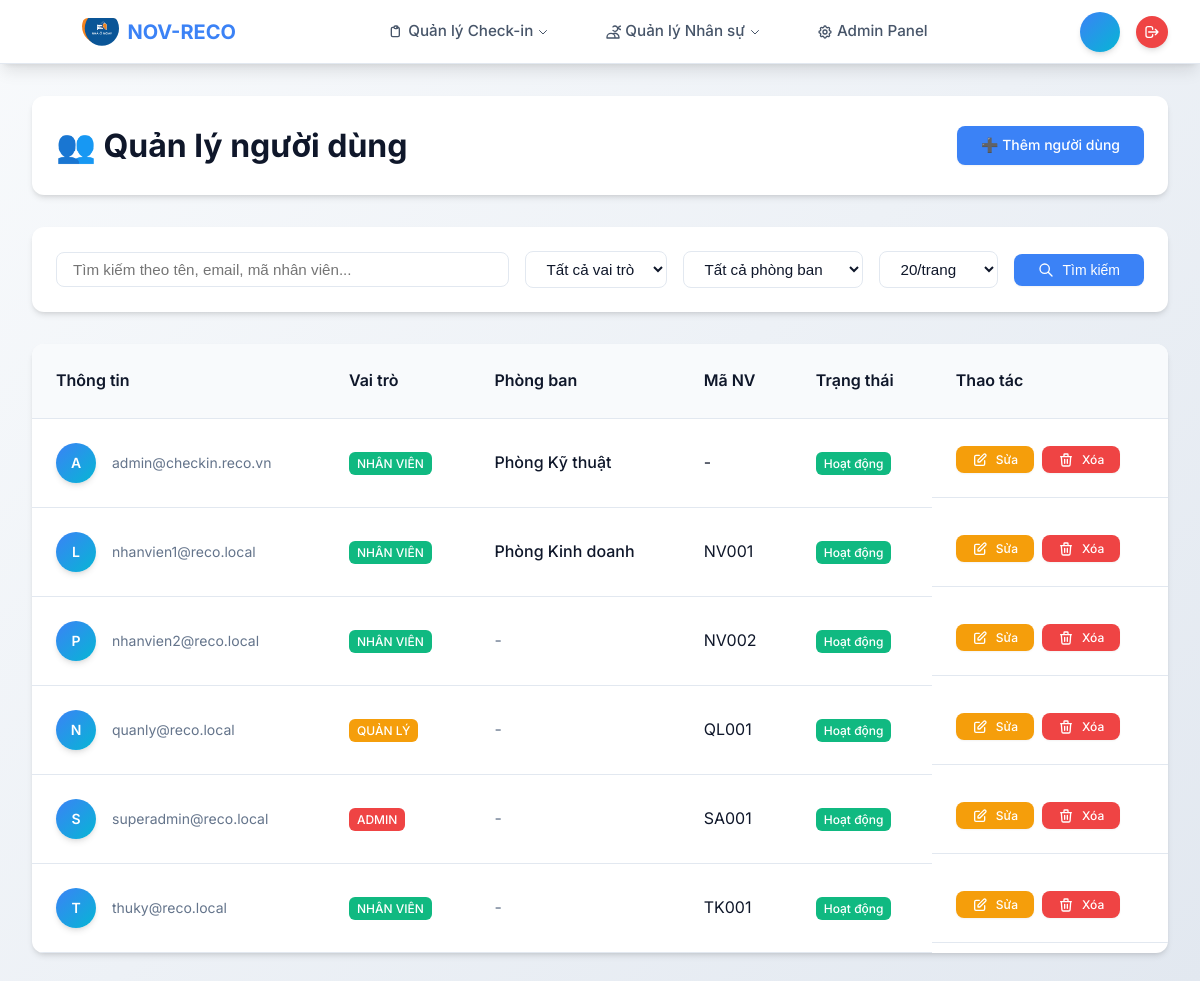
Screenshot of /users/ (signed in) with the database file from the repository.
### users/models.py (models this page shows, shortened)
class User(AbstractUser):
    role = models.CharField(
        max_length=20,
        choices=UserRole.choices,
        default=UserRole.EMPLOYEE,
        help_text="Vai trò của người dùng trong hệ thống",
    )
    phone = models.CharField(
        max_length=15, blank=True, help_text="Số điện thoại"
    )
    department = models.ForeignKey(
        Department,
        on_delete=models.SET_NULL,
        null=True,
        blank=True,
        related_name='employees',
        help_text="Phòng ban"
    )
    employee_id = models.CharField(
        max_length=20, blank=True, unique=True, help_text="Mã nhân viên"
    )
    def is_admin(self):
        return self.role == UserRole.ADMIN or self.is_superuser
    @property
    def is_admin_user(self):
        return self.is_admin()
    def get_display_name(self):
        return self.get_full_name() or self.username or self.email
    class Meta:
        verbose_name = "Người dùng"
        verbose_name_plural = "Người dùng"

class Department(models.Model):
    name = models.CharField(
        max_length=100,
        unique=True,
        help_text="Tên phòng ban"
    )
    description = models.TextField(
        blank=True,
        help_text="Mô tả phòng ban"
    )
    manager = models.ForeignKey(
        'User',
        on_delete=models.SET_NULL,
        null=True,
        blank=True,
        related_name='managed_departments',
        help_text="Trưởng phòng ban"
    )
    created_at = models.DateTimeField(auto_now_add=True)
    updated_at = models.DateTimeField(auto_now=True)
    class Meta:
        verbose_name = "Phòng ban"
        verbose_name_plural = "Phòng ban"
        ordering = ['name']

### users/views.py (the view, shortened to what this page needs)
# urls.py: path("", views.user_list_view, name="user_list"),
@admin_required
def user_list_view(request):
    search_query = request.GET.get("search", "")
    role_filter = request.GET.get("role", "")
    department_filter = request.GET.get("department", "")
    users = User.objects.all().select_related('department').order_by('username')
    if role_filter:
        users = users.filter(role=role_filter)
    if department_filter:
        users = users.filter(department_id=department_filter)
    page_size = request.GET.get("page_size", "20")
    try:
        page_size = int(page_size)
        if page_size not in [10, 20, 50, 100]:
            page_size = 20
    except (ValueError, TypeError):
        page_size = 20
    paginator = Paginator(users, page_size)
    page_number = request.GET.get("page")
    page_obj = paginator.get_page(page_number)
    context = {
        "page_obj": page_obj,
        "search_query": search_query,
        "role_filter": role_filter,
        "department_filter": department_filter,
        "page_size": page_size,
        "role_choices": UserRole.choices,
        "departments": Department.objects.all().order_by('name'),
    }
    return render(request, "users/user_list.html", context)

### templates/users/user_list.html (shortened to what this page needs)
{% extends 'base.html' %}
{% load static %}
{% block extra_css %}
<link rel="stylesheet" href="{% static 'css/users.css' %}">
{% endblock %}
{% block content %}
<div class="users-page">
  <div class="page-header">
    <h1>👥 Quản lý người dùng</h1>
    <a href="{% url 'users:user_create' %}" class="btn btn-primary">
      ➕ Thêm người dùng
    </a>
  </div>
  <div class="search-filter-section">
    <form method="GET" class="search-form">
      <div class="search-input-group">
        <input type="text" name="search" value="{{ search_query }}"
               placeholder="Tìm kiếm theo tên, email, mã nhân viên..."
               class="form-control search-input">
        <select name="role" class="form-control role-select">
          <option value="">Tất cả vai trò</option>
        </select>
        <select name="department" class="form-control department-select">
          <option value="">Tất cả phòng ban</option>
        </select>
        <select name="page_size" class="form-control page-size-select">
          <option value="20" {% if page_size == 20 %}selected{% endif %}>20/trang</option>
        </select>
        <button type="submit" class="btn btn-search">
          <svg class="w-4 h-4" fill="none" stroke="currentColor" viewBox="0 0 24 24">
            <path stroke-linecap="round" stroke-linejoin="round" stroke-width="2" d="M21 21l-6-6m2-5a7 7 0 11-14 0 7 7 0 0114 0z"></path>
          </svg>
          Tìm kiếm
        </button>
      </div>
    </form>
  </div>
  <div class="users-table-container desktop-view">
    <table class="users-table">
      <thead>
        <tr>
          <th>Thông tin</th>
          <th>Vai trò</th>
          <th>Phòng ban</th>
          <th>Mã NV</th>
          <th>Trạng thái</th>
          <th>Thao tác</th>
        </tr>
      </thead>
      <tbody>
        {% for user in page_obj %}
        <tr>
          <td class="user-info">
            <div class="user-avatar">
              {{ user.first_name|first|default:user.username|first|upper }}
            </div>
            <div class="user-details">
              <div class="user-email">{{ user.email }}</div>
            </div>
          </td>
          <td>
            <span class="role-badge role-{{ user.role }}">
              {{ user.get_role_display }}
            </span>
          </td>
          <td>
            {% if user.department %}
              <span class="department-name">{{ user.department.name }}</span>
            {% else %}
              <span class="text-muted">-</span>
            {% endif %}
          </td>
          <td>{{ user.employee_id|default:"-" }}</td>
          <td>
            <span class="status-badge {% if user.is_active %}active{% else %}inactive{% endif %}">
              {% if user.is_active %}Hoạt động{% else %}Không hoạt động{% endif %}
            </span>
          </td>
          <td class="actions">
            <a href="{% url 'users:user_update' user.id %}" class="btn btn-sm btn-edit">
              <svg class="w-4 h-4" fill="none" stroke="currentColor" viewBox="0 0 24 24">
                <path stroke-linecap="round" stroke-linejoin="round" stroke-width="2" d="M11 5H6a2 2 0 00-2 2v11a2 2 0 002 2h11a2 2 0 002-2v-5m-1.414-9.414a2 2 0 112.828 2.828L11.828 15H9v-2.828l8.586-8.586z"></path>
              </svg>
              Sửa
            </a>
            <a href="{% url 'users:user_delete' user.id %}" class="btn btn-sm btn-danger">
              <svg class="w-4 h-4" fill="none" stroke="currentColor" viewBox="0 0 24 24">
                <path stroke-linecap="round" stroke-linejoin="round" stroke-width="2" d="M19 7l-.867 12.142A2 2 0 0116.138 21H7.862a2 2 0 01-1.995-1.858L5 7m5 4v6m4-6v6m1-10V4a1 1 0 00-1-1h-4a1 1 0 00-1 1v3M4 7h16"></path>
              </svg>
              Xóa
            </a>
          </td>
        </tr>
        {% endfor %}
      </tbody>
    </table>
  </div>
</div>
{% endblock %}

### static/css/base.css (style rules this page uses)
* { margin: 0; padding: 0; box-sizing: border-box; }
:root { --primary-color: #3b82f6; --primary-hover: #2563eb; --secondary-color: #64748b; --accent-color: #06b6d4; --success-color: #10b981; --warning-color: #f59e0b; --error-color: #ef4444; --bg-primary: #ffffff; --bg-secondary: #f8fafc; --bg-tertiary: #f1f5f9; --text-primary: #0f172a; --text-secondary: #475569; --text-muted: #64748b; --border-color: #e2e8f0; --border-hover: #cbd5e1; --shadow-sm: 0 1px 2px 0 rgb(0 0 0 / 0.05); --shadow-md: 0 4px 6px -1px rgb(0 0 0 / 0.1), 0 2px 4px -2px rgb(0 0 0 / 0.1); --shadow-lg: 0 10px 15px -3px rgb(0 0 0 / 0.1), 0 4px 6px -4px rgb(0 0 0 / 0.1); --shadow-xl: 0 20px 25px -5px rgb(0 0 0 / 0.1), 0 8px 10px -6px rgb(0 0 0 / 0.1); --radius-sm: 0.375rem; --radius-md: 0.5rem; --radius-lg: 0.75rem; --radius-xl: 1rem; --spacing-xs: 0.25rem; --spacing-sm: 0.5rem; --spacing-md: 1rem; --spacing-lg: 1.5rem; --spacing-xl: 2rem; --spacing-2xl: 3rem; }
body { font-family: 'Inter', -apple-system, BlinkMacSystemFont, 'Segoe UI', Roboto, Oxygen, Ubuntu, Cantarell, sans-serif; background: linear-gradient(135deg, #f8fafc 0%, #e2e8f0 100%); min-height: 100vh; color: var(--text-primary); line-height: 1.6; font-size: 16px; }
.user-info { display: flex; align-items: center; gap: var(--spacing-md); flex-wrap: nowrap; }
.user-avatar { width: 32px; height: 32px; border-radius: 50%; background: linear-gradient(135deg, var(--primary-color), var(--accent-color)); display: flex; align-items: center; justify-content: center; color: white; font-weight: 600; font-size: 0.875rem; box-shadow: var(--shadow-md); transition: all 0.2s ease; }
svg { width: 1em; height: 1em; flex-shrink: 0; }
.w-4 { width: 1rem; }
.h-4 { height: 1rem; }
.btn { display: inline-flex; align-items: center; gap: var(--spacing-sm); padding: var(--spacing-sm) var(--spacing-lg); background: var(--primary-color); color: white; text-decoration: none; border-radius: var(--radius-md); font-weight: 500; font-size: 0.875rem; transition: all 0.2s ease; border: none; cursor: pointer; box-shadow: var(--shadow-sm); }
.btn-danger { background: var(--error-color); }
.btn-sm { padding: var(--spacing-xs) var(--spacing-md); font-size: 0.75rem; }

### rows the page displays
User: first_name|first "A", email "admin@checkin.reco.vn", role "NHÂN VIÊN", department.name "Phòng Kỹ thuật", employee_id "-", is_active "Hoạt động"
User: first_name|first "L", email "nhanvien1@reco.local", role "NHÂN VIÊN", department.name "Phòng Kinh doanh", employee_id "NV001", is_active "Hoạt động"
User: first_name|first "P", email "nhanvien2@reco.local", role "NHÂN VIÊN", employee_id "NV002", is_active "Hoạt động"
User: first_name|first "N", email "quanly@reco.local", role "QUẢN LÝ", employee_id "QL001", is_active "Hoạt động"
User: first_name|first "S", email "superadmin@reco.local", role "ADMIN", employee_id "SA001", is_active "Hoạt động"
User: first_name|first "T", email "thuky@reco.local", role "NHÂN VIÊN", employee_id "TK001", is_active "Hoạt động"
